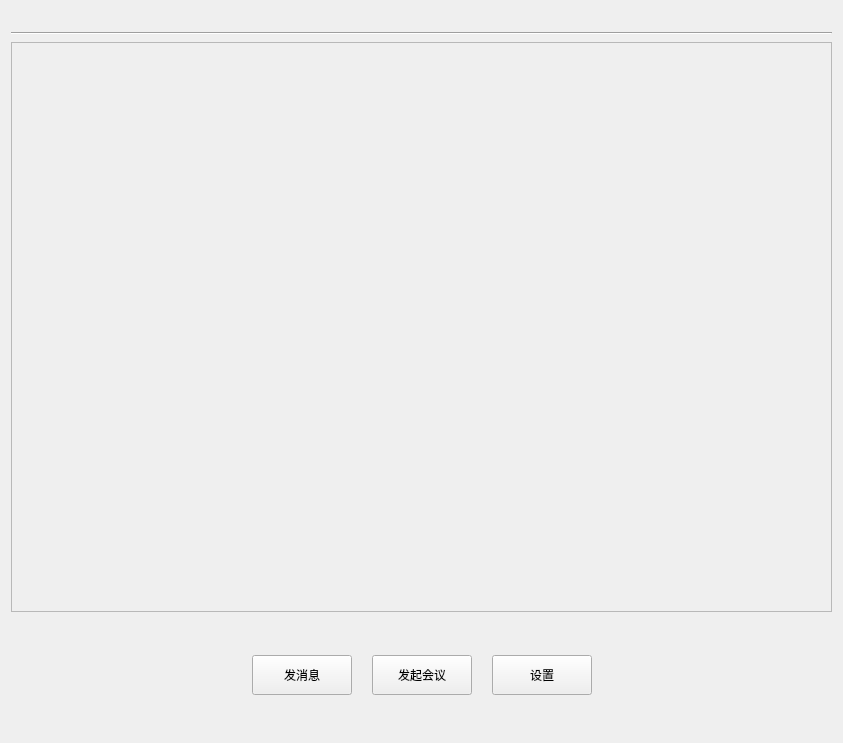
<?xml version="1.0" encoding="UTF-8"?>
<ui version="4.0">
 <class>CDlgTalk_imGrp_detail</class>
 <widget class="QWidget" name="CDlgTalk_imGrp_detail">
  <property name="geometry">
   <rect>
    <x>0</x>
    <y>0</y>
    <width>843</width>
    <height>743</height>
   </rect>
  </property>
  <property name="mouseTracking">
   <bool>true</bool>
  </property>
  <property name="windowTitle">
   <string>CDlgTalk_imGrp_detail</string>
  </property>
  <layout class="QVBoxLayout" name="verticalLayout" stretch="0,1">
   <property name="spacing">
    <number>0</number>
   </property>
   <property name="leftMargin">
    <number>0</number>
   </property>
   <property name="topMargin">
    <number>0</number>
   </property>
   <property name="rightMargin">
    <number>0</number>
   </property>
   <property name="bottomMargin">
    <number>0</number>
   </property>
   <item>
    <widget class="QWidget" name="centerWidget" native="true">
     <layout class="QGridLayout" name="gridLayout_2">
      <item row="2" column="0">
       <widget class="QScrollArea" name="scrollArea">
        <property name="widgetResizable">
         <bool>true</bool>
        </property>
        <widget class="QWidget" name="scrollAreaWidgetContents">
         <property name="geometry">
          <rect>
           <x>0</x>
           <y>0</y>
           <width>780</width>
           <height>550</height>
          </rect>
         </property>
         <property name="minimumSize">
          <size>
           <width>780</width>
           <height>550</height>
          </size>
         </property>
         <property name="maximumSize">
          <size>
           <width>780</width>
           <height>550</height>
          </size>
         </property>
         <widget class="QWidget" name="gridLayoutWidget">
          <property name="geometry">
           <rect>
            <x>50</x>
            <y>40</y>
            <width>721</width>
            <height>491</height>
           </rect>
          </property>
          <layout class="QGridLayout" name="gridLayout">
           <property name="sizeConstraint">
            <enum>QLayout::SetFixedSize</enum>
           </property>
           <property name="leftMargin">
            <number>30</number>
           </property>
           <property name="topMargin">
            <number>30</number>
           </property>
           <property name="spacing">
            <number>15</number>
           </property>
          </layout>
         </widget>
        </widget>
       </widget>
      </item>
      <item row="0" column="0">
       <widget class="QLabel" name="labelGroupInfo">
        <property name="enabled">
         <bool>true</bool>
        </property>
        <property name="text">
         <string/>
        </property>
       </widget>
      </item>
      <item row="1" column="0">
       <widget class="Line" name="line">
        <property name="minimumSize">
         <size>
          <width>0</width>
          <height>5</height>
         </size>
        </property>
        <property name="maximumSize">
         <size>
          <width>16777215</width>
          <height>5</height>
         </size>
        </property>
        <property name="styleSheet">
         <string notr="true">color: rgb(0, 85, 255);</string>
        </property>
        <property name="orientation">
         <enum>Qt::Horizontal</enum>
        </property>
       </widget>
      </item>
     </layout>
    </widget>
   </item>
   <item>
    <widget class="QWidget" name="bottomWidget" native="true">
     <property name="minimumSize">
      <size>
       <width>0</width>
       <height>120</height>
      </size>
     </property>
     <property name="maximumSize">
      <size>
       <width>16777215</width>
       <height>120</height>
      </size>
     </property>
     <layout class="QHBoxLayout" name="horizontalLayout" stretch="0,0,0,0,0">
      <property name="spacing">
       <number>20</number>
      </property>
      <property name="leftMargin">
       <number>0</number>
      </property>
      <property name="topMargin">
       <number>0</number>
      </property>
      <property name="rightMargin">
       <number>0</number>
      </property>
      <property name="bottomMargin">
       <number>15</number>
      </property>
      <item>
       <spacer name="horizontalSpacer">
        <property name="orientation">
         <enum>Qt::Horizontal</enum>
        </property>
        <property name="sizeHint" stdset="0">
         <size>
          <width>40</width>
          <height>20</height>
         </size>
        </property>
       </spacer>
      </item>
      <item>
       <widget class="QPushButton" name="btnSendMsg">
        <property name="minimumSize">
         <size>
          <width>100</width>
          <height>40</height>
         </size>
        </property>
        <property name="maximumSize">
         <size>
          <width>100</width>
          <height>40</height>
         </size>
        </property>
        <property name="text">
         <string>发消息</string>
        </property>
       </widget>
      </item>
      <item>
       <widget class="QPushButton" name="benSendMeeting">
        <property name="minimumSize">
         <size>
          <width>100</width>
          <height>40</height>
         </size>
        </property>
        <property name="maximumSize">
         <size>
          <width>100</width>
          <height>40</height>
         </size>
        </property>
        <property name="text">
         <string>发起会议</string>
        </property>
       </widget>
      </item>
      <item>
       <widget class="QPushButton" name="setBtn">
        <property name="minimumSize">
         <size>
          <width>100</width>
          <height>40</height>
         </size>
        </property>
        <property name="maximumSize">
         <size>
          <width>100</width>
          <height>40</height>
         </size>
        </property>
        <property name="text">
         <string>设置</string>
        </property>
       </widget>
      </item>
      <item>
       <spacer name="horizontalSpacer_2">
        <property name="orientation">
         <enum>Qt::Horizontal</enum>
        </property>
        <property name="sizeHint" stdset="0">
         <size>
          <width>40</width>
          <height>20</height>
         </size>
        </property>
       </spacer>
      </item>
     </layout>
    </widget>
   </item>
  </layout>
 </widget>
 <layoutdefault spacing="6" margin="11"/>
 <resources/>
 <connections/>
</ui>
